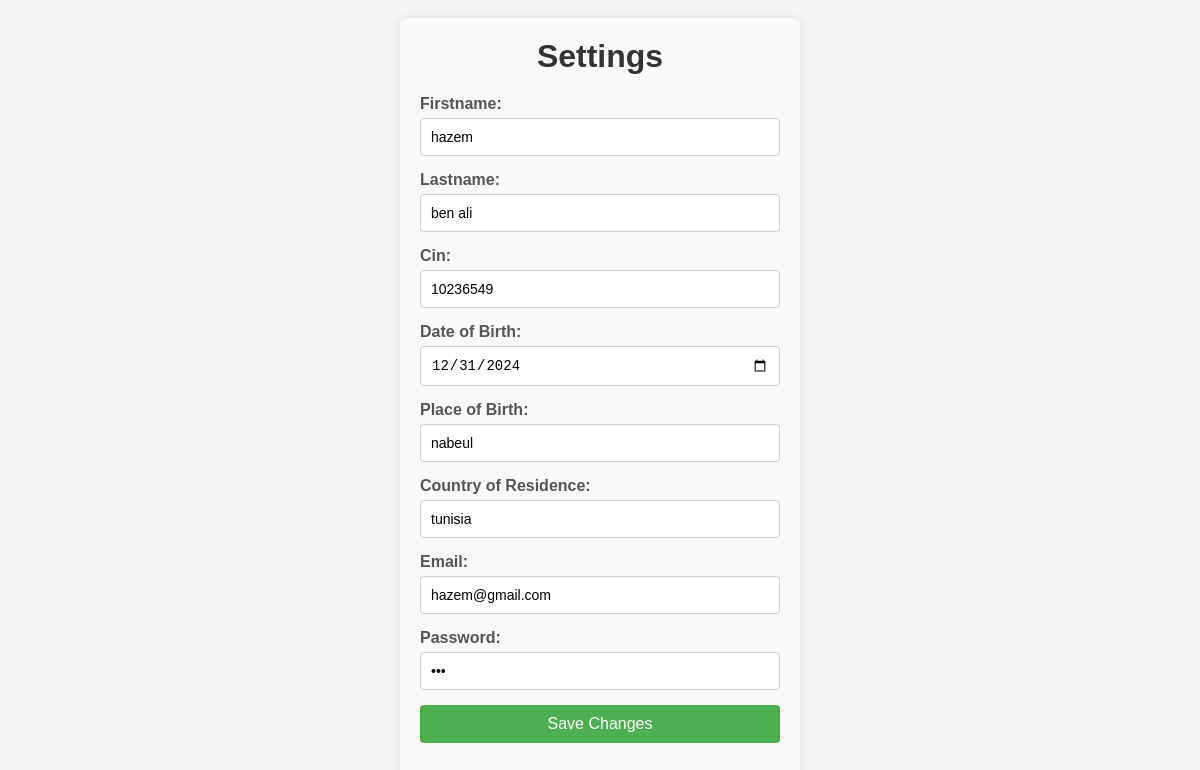
The app's page /frontend/SettingsCons.php?id=8901 with its own data.
### tables this page shows
CREATE TABLE `consultants` (
  `consultant_id` int(11) NOT NULL,
  `first_name` varchar(50) NOT NULL,
  `last_name` varchar(50) NOT NULL,
  `cin` varchar(8) NOT NULL,
  `date_of_birth` date NOT NULL,
  `place_of_birth` varchar(100) NOT NULL,
  `country_of_residence` varchar(100) NOT NULL,
  `email` varchar(100) NOT NULL,
  `pass` varchar(100) NOT NULL,
  `confpassword` varchar(100) NOT NULL,
  `registration_date` timestamp NOT NULL DEFAULT current_timestamp(),
  `status` varchar(100) NOT NULL DEFAULT '''pending'''
);

### database/config.php (called while the page is built, shortened)
<?php
abstract class Connexion {
function __construct()
{
$this->pdo =new PDO('mysql:host=localhost;dbname=gestion_consultants','root','');
}
}
?>

### controllers/ConsultantController.php (called while the page is built, shortened)
<?php
include_once('../database/config.php');
class ConsultantController extends Connexion
{
    function getConsultant($id)
    {
        $query = "SELECT * FROM consultants WHERE  consultant_id= ?";
        $stmt = $this->pdo->prepare($query);
        $stmt->execute(array($id));
        $array = $stmt->fetch();
        return $array;
    }
}
?>

### frontend/SettingsCons.php (the view, shortened to what this page needs)
<?php
include_once('../database/config.php');
include_once('../controllers/ConsultantController.php');
$ConsController = new ConsultantController();
if (isset($_GET['id'])) {
    $id = $_GET['id'];
    $cons = $ConsController->getConsultant($id);
    if ($cons) {
        $first_name = $cons['first_name'];
        $last_name = $cons['last_name'];
        $cin = $cons['cin'];
        $dateBirth = $cons['date_of_birth'];
        $placeBirth = $cons['place_of_birth'];
        $country = $cons['country_of_residence'];
        $email = $cons['email'];
        $pass = $cons['pass'];
    } else {
        echo "Consultant non trouvé.";
        exit();
    }
} else {
    echo "ID consultant non spécifié.";
    exit();
}
?>
<!DOCTYPE html>
<html lang="en">
<head>
    <link rel="stylesheet" href="css/settings.css">
</head>
<body>
    <div class="settings-container">
        <h1>Settings</h1>
        <form action="SettingsCons.php?id=<?= $id; ?>" method="POST" name="F">
            <div class="form-group">
                <label for="firstname">Firstname:</label>
                <input type="text" id="firstname" name="first_name" value="<?= $first_name; ?>">
            </div>
            <div class="form-group">
                <label for="lastname">Lastname:</label>
                <input type="text" id="lastname" name="last_name" value="<?= $last_name; ?>">
            </div>
            <div class="form-group">
                <label for="cin">Cin:</label>
                <input type="text" id="cin" name="cin" value="<?= $cin; ?>">
            </div>
            <div class="form-group">
                <label for="dateB">Date of Birth:</label>
                <input type="date" id="dateB" name="date_of_birth" value="<?= $dateBirth; ?>">
            </div>
            <div class="form-group">
                <label for="placeB">Place of Birth:</label>
                <input type="text" id="placeB" name="place_of_birth" value="<?= $placeBirth; ?>">
            </div>
            <div class="form-group">
                <label for="country">Country of Residence:</label>
                <input type="text" id="country" name="country_of_residence" value="<?= $country; ?>">
            </div>
            <div class="form-group">
                <label for="email">Email:</label>
                <input type="email" id="email" name="email" value="<?= $email; ?>">
            </div>
            <div class="form-group">
                <label for="password">Password:</label>
                <input type="password" id="password" name="password" value="<?= $pass; ?>">
            </div>
            <input type="submit" value="Save Changes" name="updateSett">
        </form>
    </div>
</body>
</html>

### frontend/css/settings.css (style rules this page uses)
* { box-sizing: border-box; margin: 0; padding: 0; }
body { font-family: 'Montserrat', sans-serif; background-color: #f5f5f5; display: flex; justify-content: center; align-items: center; height: 100vh; }
.settings-container { background-color: #fff; padding: 40px; border-radius: 10px; box-shadow: 0 0 20px rgba(0, 0, 0, 0.1); width: 400px; }
h1 { text-align: center; margin-bottom: 30px; color: #333; }
form { display: flex; flex-direction: column; }
label { font-weight: 600; margin-bottom: 5px; color: #555; }
input, select { padding: 10px; border: 1px solid #ccc; border-radius: 5px; font-size: 14px; margin-bottom: 20px; transition: border-color 0.3s ease; }
input[type="submit"] { background-color: #007bff; color: #fff; border: none; padding: 12px; font-size: 16px; border-radius: 5px; cursor: pointer; transition: background-color 0.3s ease; }

### frontend/SettingsCons.php (style rules this page uses)
.settings-container { max-width: 600px; margin: 0 auto; padding: 20px; background-color: #f9f9f9; border-radius: 8px; box-shadow: 0 0 10px rgba(0, 0, 0, 0.1); }
h1 { text-align: center; margin-bottom: 20px; }
form { display: flex; flex-direction: column; }
label { margin-bottom: 5px; font-weight: bold; }
input[type="text"], input[type="email"], input[type="date"], input[type="password"] { margin-bottom: 15px; padding: 10px; border: 1px solid #ccc; border-radius: 4px; }
input[type="submit"] { padding: 10px; border: none; border-radius: 4px; background-color: #4CAF50; color: white; font-size: 16px; cursor: pointer; }
.form-group { display: flex; flex-direction: column; }

### records on screen
consultants: first_name "hazem", last_name "ben ali", cin "10236549", date_of_birth "12/31/2024", place_of_birth "nabeul", country_of_residence "tunisia", email "hazem@gmail.com"
